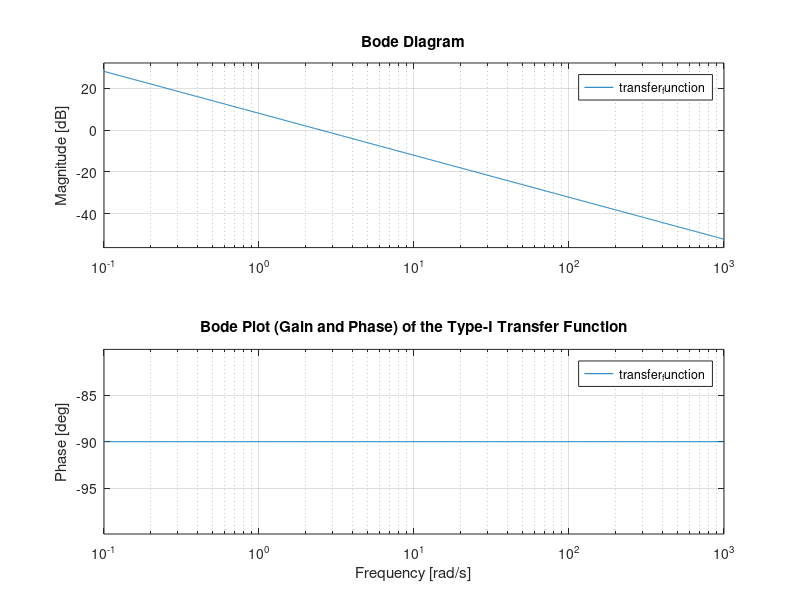

This figure's MATLAB source:
%Q5-Type I
clear
clearvars
clc
close all

% Variables 
R_1 = 5e4;
C_1 = 8e-6;

% Transfer function of Type-I
numerator  = [1];
denominator  = [R_1*C_1,0];
transfer_function = tf(numerator, denominator);

% Transfer function of Type-I
numerator = [1];
denominator = [R_1 * C_1, 0];
transfer_function = tf(numerator, denominator);

% Create the Bode plot
figure;
bode(transfer_function);

% Add title and grid for better readability
title('Bode Plot (Gain and Phase) of the Type-I Transfer Function');
grid on;



